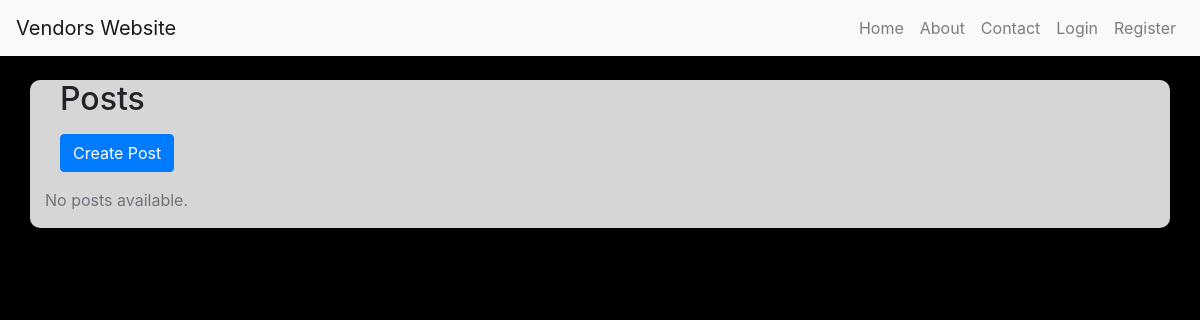
The app's page /posts/, older data.
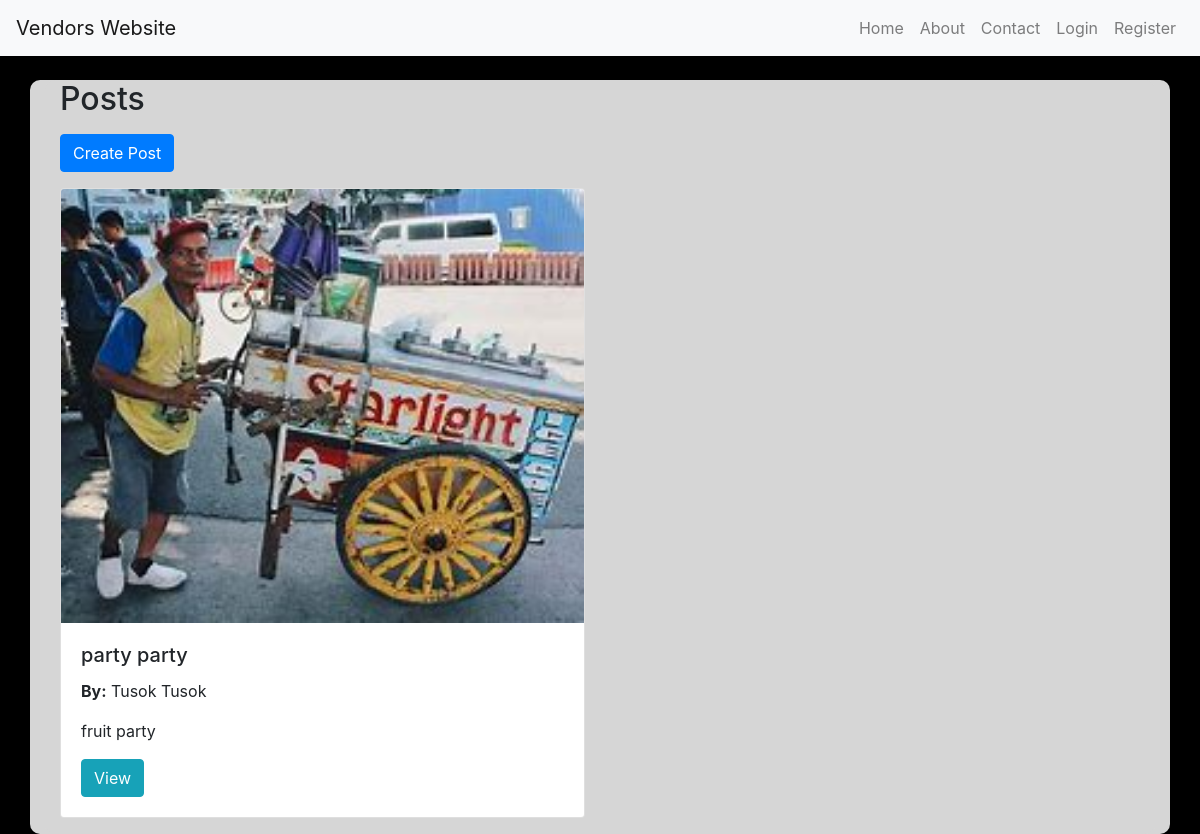
The same page, newer data.
### app/models.py (models this page shows, shortened)
class Post(models.Model):
    user = models.ForeignKey(Vendor, on_delete=models.CASCADE)
    title = models.CharField(max_length=255)
    content = models.TextField()
    date_created = models.DateTimeField(auto_now_add=True)
    image = models.ImageField(upload_to='posts/', blank=True, null=True)

class Vendor(models.Model):
    user = models.OneToOneField(settings.AUTH_USER_MODEL, on_delete=models.CASCADE)
    image = models.ImageField(default='default.jpg', upload_to='profile_pics')
    name = models.CharField(max_length=255)
    description = models.TextField()
    location = models.CharField(max_length=255)
    contact_number = models.CharField(max_length=15)
    def __str__(self):
        return self.name

### app/views.py (the view)
# urls.py: path('posts/', PostListView.as_view(), name='post_list'),
class PostListView(ListView):
    model = Post
    template_name = 'post/post_list.html'
    context_object_name = 'posts'

### app/templates/post/post_list.html (shortened to what this page needs)
{% extends "app/base.html" %}
{% block content %}
<div class="container mt-4">
    <h2 class="mb-3">Posts</h2>
    <a href="{% url 'post_create' %}" class="btn btn-primary mb-3">Create Post</a>
    <div class="row">
        {% for post in posts %}
            <div class="col-md-6">
                <div class="card mb-3">
                    {% if post.image %}
                        <img src="{{ post.image.url }}" class="card-img-top" alt="{{ post.title }}">
                    {% endif %}
                    <div class="card-body">
                        <h5 class="card-title">{{ post.title }}</h5>
                        <p><strong>By:</strong> {{ post.user }}</p>
                        <p>{{ post.content|truncatewords:20 }}</p>
                        <a href="{% url 'post_detail' post.pk %}" class="btn btn-info">View</a>
                    </div>
                </div>
            </div>
        {% empty %}
            <p class="text-muted">No posts available.</p>
        {% endfor %}
    </div>
</div>
{% endblock content %}

Row changes from the older to the newer data that the page shows:
added Post: image (picture), title "party party", user "Tusok Tusok", content "fruit party"
Text that changed along with them:
text no longer shown: "No posts available."
